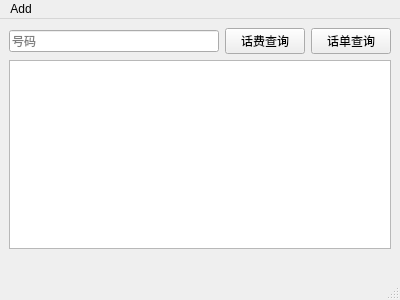
<?xml version="1.0" encoding="UTF-8"?>
<ui version="4.0">
 <class>MainWindow</class>
 <widget class="QMainWindow" name="MainWindow">
  <property name="geometry">
   <rect>
    <x>0</x>
    <y>0</y>
    <width>400</width>
    <height>300</height>
   </rect>
  </property>
  <property name="windowTitle">
   <string>Telecom Billing System</string>
  </property>
  <widget class="QWidget" name="centralwidget">
   <layout class="QVBoxLayout" name="verticalLayout">
    <item>
     <layout class="QHBoxLayout" name="horizontalLayout">
      <item>
       <widget class="QLineEdit" name="lineEdit">
        <property name="placeholderText">
         <string>号码</string>
        </property>
       </widget>
      </item>
      <item>
       <widget class="QPushButton" name="pushButton_2">
        <property name="text">
         <string>话费查询</string>
        </property>
       </widget>
      </item>
      <item>
       <widget class="QPushButton" name="pushButton">
        <property name="text">
         <string>话单查询</string>
        </property>
       </widget>
      </item>
     </layout>
    </item>
    <item>
     <widget class="QTableView" name="table"/>
    </item>
    <item>
     <widget class="QLabel" name="label">
      <property name="text">
       <string/>
      </property>
     </widget>
    </item>
   </layout>
  </widget>
  <widget class="QMenuBar" name="menubar">
   <property name="geometry">
    <rect>
     <x>0</x>
     <y>0</y>
     <width>400</width>
     <height>21</height>
    </rect>
   </property>
   <widget class="QMenu" name="menuFile">
    <property name="title">
     <string>Add</string>
    </property>
    <addaction name="separator"/>
    <addaction name="actionAdd_source"/>
    <addaction name="actionAdd_user"/>
    <addaction name="actionAdd_rate"/>
   </widget>
   <addaction name="menuFile"/>
  </widget>
  <widget class="QStatusBar" name="statusbar"/>
  <action name="actionAdd_user">
   <property name="text">
    <string>Add user data(&amp;u)</string>
   </property>
  </action>
  <action name="actionAdd_source">
   <property name="text">
    <string>Add source data(&amp;s)</string>
   </property>
  </action>
  <action name="actionAdd_rate">
   <property name="text">
    <string>Add rate data(&amp;r)</string>
   </property>
  </action>
 </widget>
 <resources/>
 <connections>
  <connection>
   <sender>pushButton</sender>
   <signal>clicked()</signal>
   <receiver>MainWindow</receiver>
   <slot>query_record()</slot>
   <hints>
    <hint type="sourcelabel">
     <x>358</x>
     <y>42</y>
    </hint>
    <hint type="destinationlabel">
     <x>384</x>
     <y>44</y>
    </hint>
   </hints>
  </connection>
  <connection>
   <sender>pushButton_2</sender>
   <signal>clicked()</signal>
   <receiver>MainWindow</receiver>
   <slot>query_fee()</slot>
   <hints>
    <hint type="sourcelabel">
     <x>260</x>
     <y>44</y>
    </hint>
    <hint type="destinationlabel">
     <x>284</x>
     <y>43</y>
    </hint>
   </hints>
  </connection>
 </connections>
 <slots>
  <slot>query_record()</slot>
  <slot>query_fee()</slot>
 </slots>
</ui>
